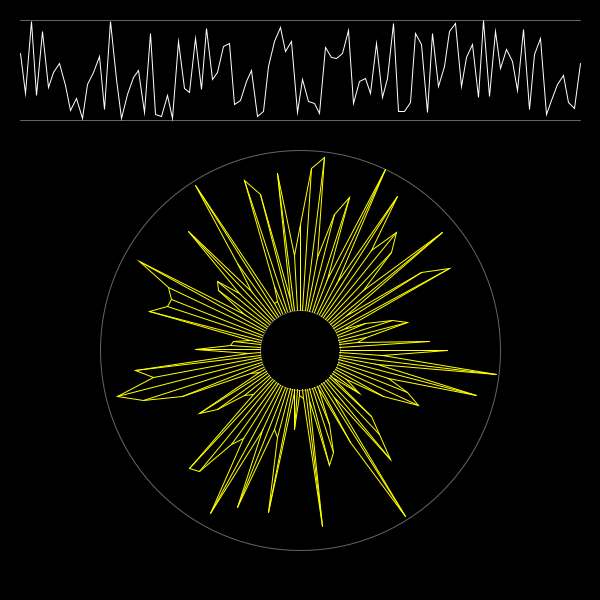
Frame 1 (no input)
Frame 60 (the mouse pressed at the canvas centre just before this capture): identical to frame 1, image omitted
Frame 120 (the mouse held since frame 60 and released just before this capture): identical to frame 1, image omitted

The Processing sketch that drew this single still picture (run headless with seeded random() and noise(); from frame 60 on, the mouse is pressed at the canvas centre):

// Processing sketch: data_01_02D
// ── data_01_02D.pde

float val[];

void setup() {
  size(600, 600);

  val=new float[100];
  for (int i=0; i<val.length; i++) {
    val[i]=random(100);
  }
}

void draw() {
  background(0);

  noFill();

  pushMatrix();  
  translate(20, 120);
  drawValues(val, width-40, 100);
  popMatrix();

  translate(width/2, height-250);
  drawValuesRadial(val, 40, 200);
}

void drawValues(float dat[], float w, float h) {
  // find the maximum value in the dat array
  float maxVal=max(dat);
  int n=dat.length;

  stroke(100);

  line(0, 0, w, 0);
  line(0, -h, w, -h);

  stroke(255);

  beginShape();
  for (int i=0; i<n; i++) {
    float x=map(i, 0, n-1, 0, w);

    // map y to [0..-h] so that it draws the
    // graph "upwards"
    float y=map(dat[i], 0, maxVal, 0, -h);

    vertex(x, y);
  }
  endShape();
}

void drawValuesRadial(float dat[], float rInner, float rOuter) {
  float maxVal=max(dat);
  int n=dat.length;

  stroke(100);
  ellipse(0, 0, rInner*2, rInner*2);
  ellipse(0, 0, rOuter*2, rOuter*2);

  stroke(255, 255, 0);

  float x, y, a, r;
  beginShape();
  for (int i=0; i<n; i++) {
    // angle + radius == polar coordinates
    a=map(i, 0, n, 0, radians(360));
    r=map(dat[i], 0, maxVal, rInner, rOuter);

    x=cos(a)*r;
    y=sin(a)*r;
    vertex(x, y);

    // multiplier to scale x,y to radius=rInner
    float m=rInner/dist(0, 0, x, y);
    line(x, y, x*m, y*m);
  }
  endShape();
}
